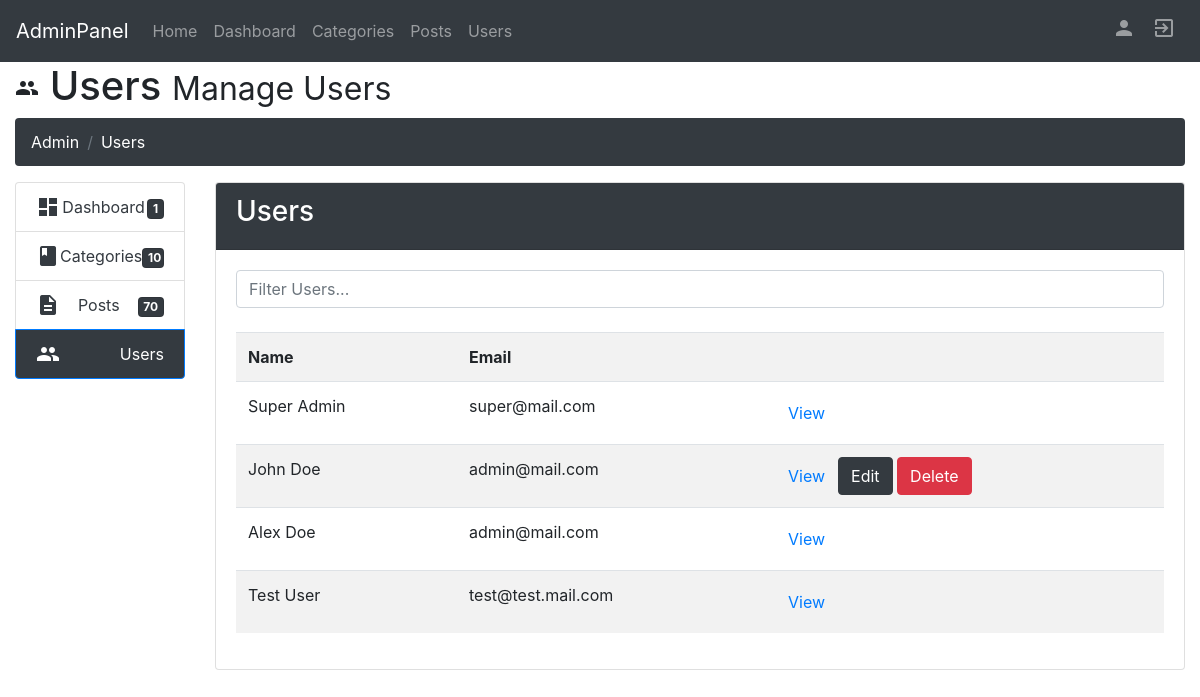
Page /admin/users/ (signed in) on the committed database.
### tables this page shows
CREATE TABLE `User` (
  `id` int(11) NOT NULL,
  `username` varchar(50) NOT NULL,
  `u_password` varchar(256) NOT NULL,
  `rights` varchar(10) NOT NULL,
  `first_name` varchar(50) NOT NULL,
  `second_name` varchar(50) NOT NULL,
  `email` varchar(100) NOT NULL,
  `profile_img` varchar(256) NOT NULL DEFAULT '/uploader/files/profiledefault.png',
  `about` text NOT NULL
);

### admin/controllers/adminPages_controller.php (called while the page is built, shortened)
<?php
class AdminPagesController
{
    public function users()
    {
        if (isset($_GET['filter'])) {
            $users = User::filter($_GET['filter']);
            $targetpage = "/admin/users/filter=" . $_GET['filter'];
        } else {
            $users = User::all();
        }
        $limit = 5;
        $pageNum = $_GET['page'];
        if ($pageNum) {
            $start = ($pageNum - 1) * $limit;
        } else {
            $start = 0;
        }
        $usersToDisplay = array_slice($users, $start, $limit);
        require_once 'admin/views/layout.php';
    }
}

### index.php (called while the page is built, shortened)
<?php
require_once 'routes.php';

### admin/models/category.php (called while the page is built, shortened)
<?php
class Category
{
    public static function all()
    {
        $list = [];
        $db = Db::getInstance();
        $req = $db->query('SELECT ch.*, rt.id as parent_id, rt.cname as parent_name
                           FROM Category as ch
                           LEFT JOIN Category as rt ON (ch.parent_id = rt.id)');
        foreach ($req->fetchAll() as $category) {
            $list[] = new Category($category['id'], $category['cname'], $category['url_name'],
                $category['parent_id'], $category['parent_name']);
        }
        return $list;
    }
}

### admin/models/post.php (called while the page is built, shortened)
<?php
class Post
{
    public static function all()
    {
        $list = [];
        $db = Db::getInstance();
        $req = $db->query('SELECT * FROM Post ORDER BY `time` desc');
        foreach ($req->fetchAll() as $post) {
            $list[] = new Post($post['id'], Category::get_by_id($post['category_id']),
                $post['imgsrc'], $post['heading'], $post['description'],
                $post['text'], $post['tags'], $post['time'],
                User::get_by_userid($post['author_id']), $post['url_name']);
        }
        return $list;
    }
}

### admin/models/user.php (called while the page is built, shortened)
<?php
class User
{
    public function __construct($id, $username, $password, $rights, $first_name, $second_name, $email, $profile_img, $about)
    {
        $this->id = $id;
        $this->username = $username;
        $this->first_name = $first_name;
        $this->second_name = $second_name;
        $this->email = $email;
        $this->profile_img = $profile_img;
        $this->about = $about;
    }
    public static function get_by_userid($id)
    {
        $db = Db::getInstance();
        $id = intval($id);
        $req = $db->prepare('SELECT * FROM User WHERE id = :id');
        $req->bindValue(':id', $id, PDO::PARAM_INT);
        $req->execute();
        $user = $req->fetch();
        return new User($user['id'], $user['username'],
            $user['u_password'], $user['rights'],
            $user['first_name'], $user['second_name'],
            $user['email'], $user['profile_img'],
            $user['about']);
    }
    public static function all()
    {
        $list = [];
        $db = Db::getInstance();
        $req = $db->query('SELECT * FROM User');
        foreach ($req->fetchAll() as $user) {
            $list[] = new User($user['id'], $user['username'],
                $user['u_password'], $user['rights'],
                $user['first_name'], $user['second_name'],
                $user['email'], $user['profile_img'],
                $user['about']);
        }
        return $list;
    }
}

### admin/views/pages/users.php (the view, shortened to what this page needs)
<?php require_once 'admin/views/pages/admin_header.php';?>
  <header id="header">
    <div class="container-fluid">
      <div class="row">
        <div class="col-md-12">
          <h1>
            <span class="material-icons">people</span> Users
            <small>Manage Users</small>
          </h1>
        </div>
      </div>
    </div>
  </header>
  <div class="container-fluid">
    <ul class="breadcrumb bg-dark text-white">
      <li class="breadcrumb-item active bg-dark text-white">Admin</li>
      <li class="breadcrumb-item active bg-dark text-white">Users</li>
    </ul>
  </div>
  <main id="main">
    <div class="container-fluid">
      <div class="row">
        <div class="col-md-2">
          <div class="list-group">
            <a href="/admin/dashboard/" class="list-group-item text-dark ">
              <i class="material-icons">dashboard</i><span>Dashboard</span>
              <span class="badge card bg-dark text-white">1</span>
            </a>
            <a href="/admin/categories/" class="list-group-item text-dark ">
              <i class="material-icons">class</i> <span>Categories</span>
              <span class="badge card bg-dark text-white"><?php echo count(Category::all());?></span>
            </a>
            <a href="/admin/posts/" class="list-group-item text-dark">
              <i class="material-icons">description</i> <span>Posts</span>
              <span class="badge card bg-dark text-white"><?php echo count(Post::all());?></span>
            </a>
            <a href="/admin/users/" class="list-group-item active bg-dark">
              <i class="material-icons">people</i> <span>Users</span>
            </a>
          </div>
        </div>
      <div class="col-md-10">
        <div class="card">
          <div class="card-header bg-dark text-white card-header-btn">
            <h3 class="panel-title">Users</h3>
          </div>
          <div class="card-body">
            <div class="row">
              <div class="col-md-12 autocomplete">
                <input class="form-control" type="text" value="<?php echo htmlspecialchars($_GET['filter'] ?? "");?>" placeholder="Filter Users...">
              </div>
            </div>
            <br>
            <table class="table table-striped table-hover">
              <tr>
                <th>Name</th>
                <th>Email</th>
                <th></th>
              </tr>
              <?php
$rows = '';
foreach ($usersToDisplay as $user) {
    $username = htmlspecialchars($user->username);
    $email = htmlspecialchars($user->email);
    $first_name = htmlspecialchars($user->first_name);
    $second_name = htmlspecialchars($user->second_name);
    $profile_img = htmlspecialchars($user->profile_img);
    $about = htmlspecialchars($user->about);
    $editDelete = '';
    if (unserialize($_SESSION['current_user'])->rights == 'SA'
        || unserialize($_SESSION['current_user'])->id == $user->id) {
        $editDelete = "<button class='btn btn-dark' type='button' data-toggle='modal' data-target='#editUser'
                      data-id='$user->id' data-username='$username' data-email='$email' data-first_name='$first_name'
                      data-second_name='$second_name' data-profile_img='$profile_img' data-about='$about'>Edit
                       </button>
                       <a class='btn btn-danger user-delete' href='/user/delete/$user->id'>Delete</a>";
    }
    $view = "<a class='btn btn-default' href='/admin/users/profile/$user->id'>View</a>";
    $rows .= "<tr>
                <td>$first_name $second_name</td>
                <td>$email</td>
                " . "<td>" . $view . $editDelete ."</td>" . "
              </tr>";
}
echo $rows;
?>
            </table>
          </div>
        </div>
      </div>
    </div>
  </div>

### admin/css/style.css (style rules this page uses)
.list-group a { display: flex; align-items: center; justify-content: space-between; }
.list-group a>* { flex-basis: 1; }
.list-group a .badge { flex-basis: 0.1; align-self: flex-end; }
.card-header-btn { display: flex; justify-content: space-between; align-items: center; flex-wrap: wrap; }

### admin/css/autocomplete.css (style rules this page uses)
.autocomplete { position: relative; display: inline-block; }

### rows in the picture
user: first_name "Super", second_name "Admin", email "super@mail.com"
user: first_name "John", second_name "Doe", email "admin@mail.com"
user: first_name "Alex", second_name "Doe", email "admin@mail.com"
user: first_name "Test", second_name "User", email "test@test.mail.com"

### other values in the picture
count(Category::all()) "10"
count(Post::all()) "70"
